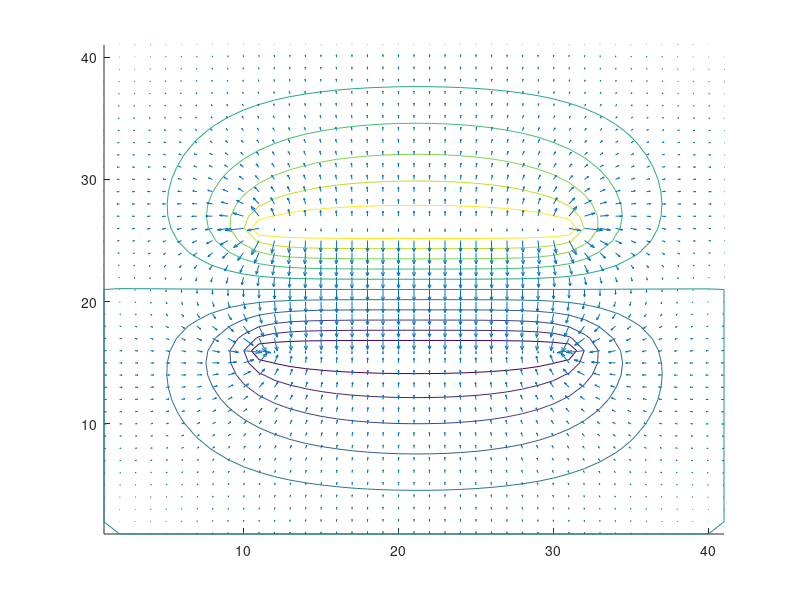

Reproduce this figure in MATLAB.
function week10

step=1
xstart=0; xstop=40;
ystart=0; ystop=40;

x=xstart:step:xstop;
y=ystart:step:ystop;

Nx=length(x);
Ny=length(y);
V(1:Ny,1:Nx)=0;

V(:,1)=0; V(:,Nx)=0;
V(1,:)=0; V(Ny,:)=0;

V(26,11:31)=10;
V(16,11:31)=-10;

for i=1:100
    for n=2:Ny-1
        for m=2:Nx-1
            if (n==16 && (m==11||m==12||m==13||m==14||m==15||m==16||m==17||m==18||m==19||m==20||m==21||m==22||m==23||m==24||m==25||m==26||m==27||m==28||m==29||m==30||m==31))
                V(n,m)=-10
            elseif (n==26 && (m==11||m==12||m==13||m==14||m==15||m==16||m==17||m==18||m==19||m==20||m==21||m==22||m==23||m==24||m==25||m==26||m==27||m==28||m==29||m==30||m==31))
                V(n,m)=10
            else
                V(n,m)=1/4*(V(n-1,m)+V(n+1,m)+V(n,m-1)+V(n,m+1));
            end
        end
    end
end
        
    hold on
    contour(V,11)
    [Ex,Ey]=gradient(V)
    quiver(-Ex,-Ey)
    hold off
    
end